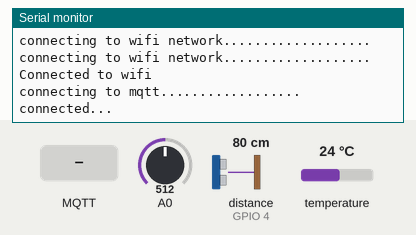
Bench run of a sketch on a simulated ESP8266 (NodeMCU). On the bench: the last lines printed to the serial monitor. Wiring (inferred from the names in the program): ultrasonic range finder: trigger GPIO 5; echo GPIO 4. Inputs (shaded band) come from the test bench; at power-on: A0 = 512, distance to the obstacle (sensor on GPIO 4) 80 cm, temperature 24 °C. The echo pulse lasts 58.3 µs per cm; WiFi joins after 1.5 s; servers stay silent unless stated; no MQTT or app messages arrive unless stated.

Above: at 2.7 s.
2.8 s: MQTT message "1" arrives on the first subscribed topic
At 8.3 s:
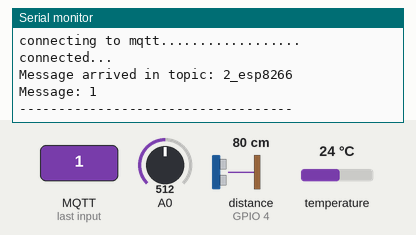
8.8 s: MQTT message "on" arrives on the first subscribed topic
At 14.3 s:
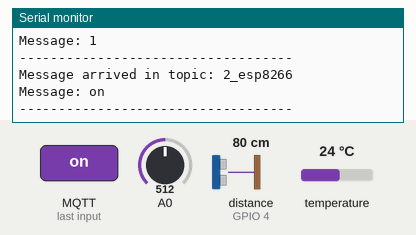
14.6 s: MQTT message "off" arrives on the first subscribed topic
At 19.6 s:
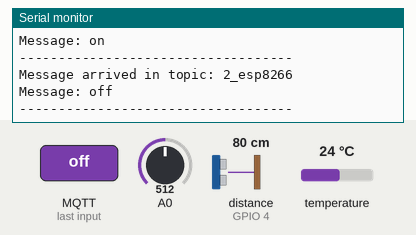

Measured:
- after the input at 2.8 s, the serial monitor: prints a new line after 4.6 s (image 1)
- after the input at 8.8 s, the serial monitor: prints a new line after 4.3 s (image 2)
- after the input at 14.6 s, the serial monitor: prints a new line after 4.3 s (image 3)

The sketch:

UDP_ALL_SENSORS.ino
```cpp
#include<ESP8266WiFi.h>
#include<PubSubClient.h>
#include <OneWire.h>
#include <DallasTemperature.h>
#define ONE_WIRE_BUS 2 // DS18B20 on NodeMCU pin D4
OneWire oneWire(ONE_WIRE_BUS);
//#include<string.h>


DallasTemperature DS18B20(&oneWire);

String result;
char* result_char="";
char* temp_0_str="";
char* temp_1_str="";
char* moist_str="";
char* dist_str="";
char* delimiter=",";

const int trigPin = 5;   //D1
const int echoPin = 4;   //D2
//char* result_char;
long duration;
int dist;
const char* ssid="123";
const char* password="lasya123";
const char* mqttServer="192.168.43.180";
const int mqttPort=1883;
const char* mqttUser="pi";
const char* mqttPassword="root";

WiFiClient espClient;
PubSubClient client(espClient);

void setup() {
  Serial.begin(115200);
  DS18B20.begin();
  Serial.println("Testing Dual Sensor data");

  pinMode(trigPin, OUTPUT); // Sets the trigPin as an Output
  pinMode(echoPin, INPUT); // Sets the echoPin as an Input
  WiFi.mode(WIFI_STA);
  WiFi.begin(ssid,password);

  while(WiFi.status()!=WL_CONNECTED){
    delay(500);
    Serial.println("connecting to wifi network...................");
  }
  Serial.println("Connected to wifi");

  client.setServer(mqttServer,mqttPort);
  client.setCallback(callback);

  while(!client.connected()){
    Serial.println("connecting to mqtt..................");

    if(client.connect("ESP8266Client",mqttUser,mqttPassword)){
      Serial.println("connected...");
    } else{

      Serial.print("failed with state ");
      Serial.println(client.state());
      Serial.println();
      delay(2000);
    }
  }

}


void callback(char* topic, byte* payload, unsigned int length){
  Serial.print("Message arrived in topic: ");
  Serial.println(topic);

  Serial.print("Message: ");
  for(int i=0;i<length;i++){
    Serial.print((char)payload[i]);
  }

  Serial.println();
  Serial.println("-----------------------------------");
}


void loop() {
  float temp_0;
  float temp_1;
  DS18B20.requestTemperatures();
  temp_0 = DS18B20.getTempCByIndex(0); // Sensor 0 will capture Temp in Celcius
  temp_1 = DS18B20.getTempFByIndex(0); // Sensor 0 will capture Temp in Fahrenheit


 //dtostrf(temp_1,3,2,temp_1_str);

  // read the input on analog pin 0:

  float moist = analogRead(A0);
  dtostrf(moist,2,0,moist_str);

  // print out the value you read:


  //Serial.print("Temp_0: ");
  //Serial.print(temp_0);
  //Serial.print(" oC . Temp_1: ");
  //Serial.print(temp_1);
  //Serial.println(" oF ");

 // Serial.println(moist);
  digitalWrite(trigPin, LOW);
delayMicroseconds(2);

// Sets the trigPin on HIGH state for 10 micro seconds
digitalWrite(trigPin, HIGH);
delayMicroseconds(10);
digitalWrite(trigPin, LOW);

// Reads the echoPin, returns the sound wave travel time in microseconds
duration = pulseIn(echoPin, HIGH);

// Calculating the distance

dist= duration*0.034/2;
dtostrf(dist,3,2,dist_str);
 //dtostrf(temp_0,3,2,temp_0_str);
// Prints the distance on the Serial Monitor
//Serial.print("Distance: ");
//Serial.println(dist);

 //result=String(temp_0)+","+String(temp_1)+","+String(moist)+","+String(dist);

 result_char=new char[strlen(temp_0_str)+strlen(moist_str)+1];
 sprintf(result_char,"%s %s",temp_0_str,moist_str);
 //delay(500);
  client.publish("2_esp8266",result_char);
  client.subscribe("2_esp8266");
 delay(5000);
  client.loop();


}
```
